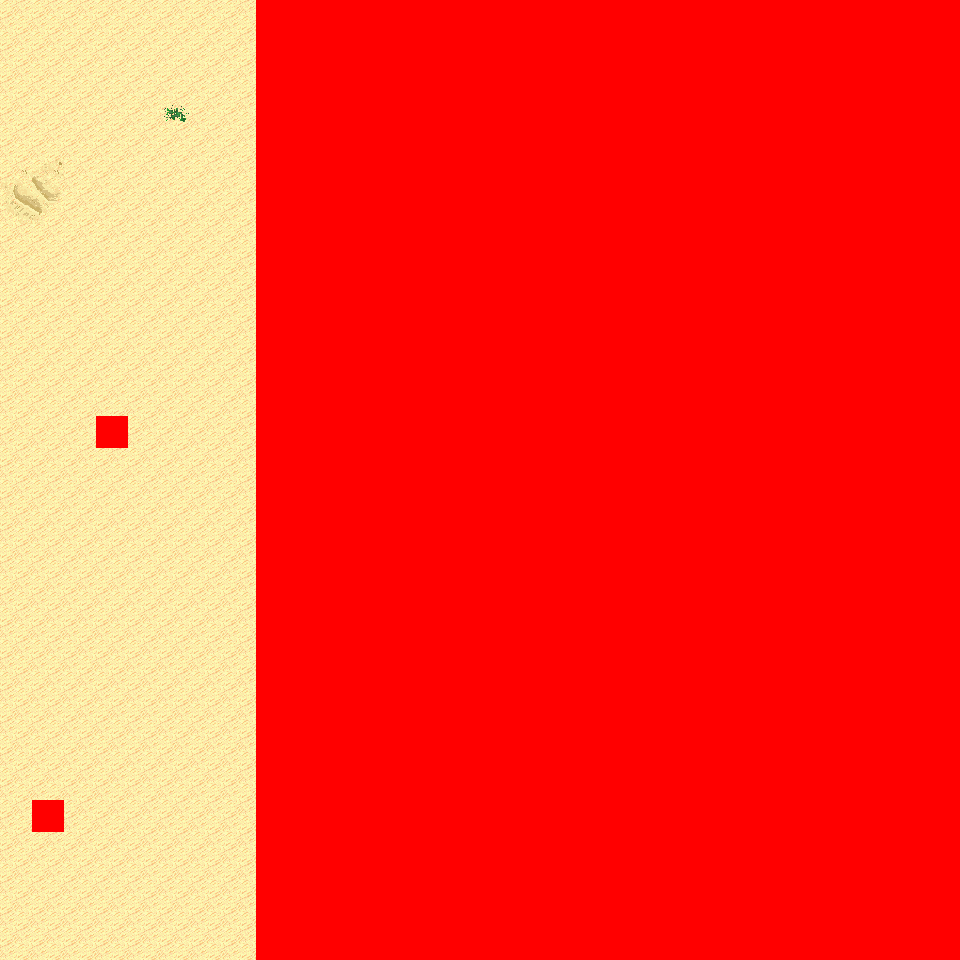

A level layout from a 2D game, rendered from its tile map. Below: a short description, then the map file with tile-grid data replaced by summaries:
An orthogonal 30x30 tile map with 32x32 px tiles, 6 tile layers (Ground, Object, Object2, Above, ...), 14 tilesets and 3 objects (3x mapchange).

<map version="1.0" orientation="orthogonal" renderorder="right-down" width="30" height="30" tilewidth="32" tileheight="32" nextobjectid="4">
  <tileset firstgid="1" name="tileset_logic_collision" tilewidth="32" tileheight="32" tilecount="1" columns="1">
    <image source="../drawable/tileset_logic_collision.png" width="32" height="32" />
  </tileset>
  <tileset firstgid="2" name="tileset_ground_ground" tilewidth="32" tileheight="32" tilecount="33" columns="3">
    <image source="../drawable/tileset_ground_ground.png" width="96" height="352" />
  </tileset>
  <tileset firstgid="35" name="tileset_ground_ridge_earth_pale" tilewidth="32" tileheight="32" tilecount="96" columns="12">
    <image source="../drawable/tileset_ground_ridge_earth_pale.png" width="384" height="256" />
  </tileset>
  <tileset firstgid="131" name="tileset_ground_ridge_earth_dark" tilewidth="32" tileheight="32" tilecount="96" columns="12">
    <image source="../drawable/tileset_ground_ridge_earth_dark.png" width="384" height="256" />
  </tileset>
  <tileset firstgid="227" name="tileset_terrain_desert" tilewidth="32" tileheight="32" tilecount="88" columns="8">
    <image source="../drawable/tileset_terrain_desert.png" width="256" height="352" />
  </tileset>
  <tileset firstgid="315" name="tileset_plant_tree_tree_darkgreen" tilewidth="32" tileheight="32" tilecount="88" columns="8">
    <image source="../drawable/tileset_plant_tree_tree_darkgreen.png" width="256" height="352" />
  </tileset>
  <tileset firstgid="403" name="tileset_building_tan_building" tilewidth="32" tileheight="32" tilecount="24" columns="4">
    <image source="../drawable/tileset_building_tan_building.png" width="128" height="192" />
  </tileset>
  <tileset firstgid="427" name="tileset_plant_cactus_2" tilewidth="32" tileheight="32" tilecount="10" columns="5">
    <image source="../drawable/tileset_plant_cactus_2.png" width="160" height="64" />
  </tileset>
  <tileset firstgid="437" name="tileset_ground_sand_2" tilewidth="32" tileheight="32" tilecount="15" columns="5">
    <image source="../drawable/tileset_ground_sand_2.png" width="160" height="96" />
  </tileset>
  <tileset firstgid="452" name="tileset_object_stone_well" tilewidth="32" tileheight="32" tilecount="6" columns="2">
    <image source="../drawable/tileset_object_stone_well.png" width="64" height="96" />
  </tileset>
  <tileset firstgid="458" name="tileset_plant_tree_banana_tree" tilewidth="32" tileheight="32" tilecount="40" columns="4">
    <image source="../drawable/tileset_plant_tree_banana_tree.png" width="128" height="320" />
  </tileset>
  <tileset firstgid="498" name="tileset_ground_sand_edges" tilewidth="32" tileheight="32" tilecount="15" columns="5">
    <image source="../drawable/tileset_ground_sand_edges.png" width="160" height="96" />
  </tileset>
  <tileset firstgid="513" name="tileset_building_window_window_centered" tilewidth="32" tileheight="32" tilecount="1" columns="1">
    <image source="../drawable/tileset_building_window_window_centered.png" width="32" height="32" />
  </tileset>
  <tileset firstgid="514" name="tileset_building_door_closed" tilewidth="32" tileheight="32" tilecount="1" columns="1">
    <image source="../drawable/tileset_building_door_closed.png" width="32" height="32" />
  </tileset>
  <layer name="Ground" width="30" height="30">
    <data>[900 cells, 900 non-empty, 10 distinct tile ids]</data>
  </layer>
  <layer name="Object" width="30" height="30">
    <data>[900 cells, 194 non-empty, 22 distinct tile ids]</data>
  </layer>
  <layer name="Object2" width="30" height="30">
    <data>[900 cells, 0 non-empty, 0 distinct tile ids]</data>
  </layer>
  <layer name="Above" width="30" height="30">
    <data>[900 cells, 141 non-empty, 22 distinct tile ids]</data>
  </layer>
  <layer name="Above2" width="30" height="30">
    <data>[900 cells, 0 non-empty, 0 distinct tile ids]</data>
  </layer>
  <layer name="Walkable" width="30" height="30">
    <data>[900 cells, 662 non-empty, 1 distinct tile ids]</data>
  </layer>
  <objectgroup name="MapEvents">
    <object id="1" name="north" type="mapchange" x="0" y="0" width="256" height="32">
      <properties>
        <property name="map" value="0_ados_mountain_n2_w2_x3_y1" />
        <property name="place" value="south" />
      </properties>
    </object>
    <object id="2" name="south" type="mapchange" x="0" y="928" width="256" height="32">
      <properties>
        <property name="map" value="0_ados_mountain_n2_w2_x3_y3" />
        <property name="place" value="north" />
      </properties>
    </object>
    <object id="3" name="west" type="mapchange" x="0" y="0" width="32" height="960">
      <properties>
        <property name="map" value="0_ados_mountain_n2_w2_x2_y2" />
        <property name="place" value="east" />
      </properties>
    </object>
  </objectgroup>
</map>
